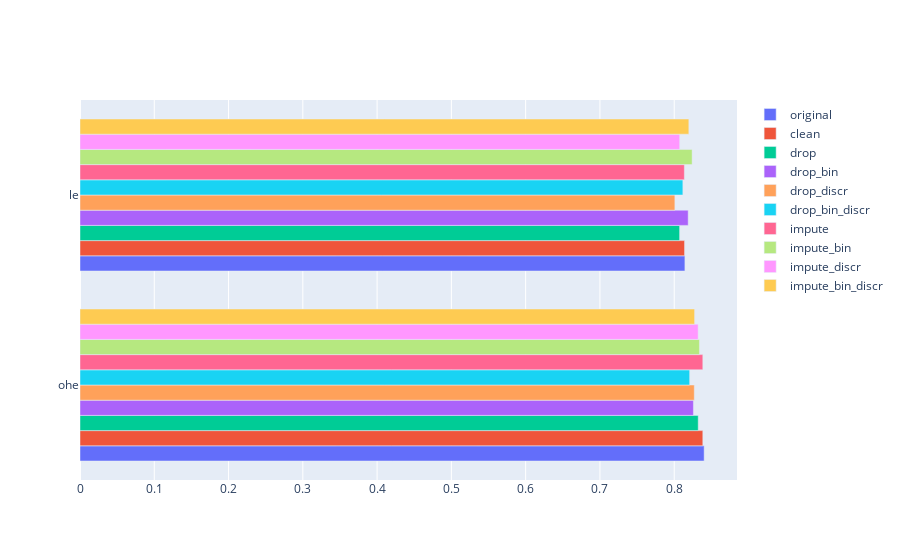

The cell this chart's notebook holds for it:
### Markdown cell above
## Linear discriminant analysis

*Discriminant analysis* is a probabilistic model whose approach is to estimate the distribution of each feature in the dataset, and then compute the posterior probability of the target class exploiting the Bayes theorem (which makes the assumption of independent features). Therefore the predictions are made looking to the feature with the highest density. Bayes recall:

$$P\left(Y=k|X=x\right) = \frac{P\left(X=x|Y=k\right)*P\left(Y=k\right)}{P\left(X=x\right)} = \frac{\pi_{k}*f_{k}\left(x\right)}{\sum_{l=1}^{K}\pi_{l}*f_{l}\left(x\right)}$$

On the right part of the equation $f_{k}\left(x\right)$ is the *density* of $x$ when the class is $k$ and $\pi_{k}$ is the *marginal* probability of class $k$.

With multiple predictors like in our case, the model assumes that the input $X$ has a multivariate normal distribution, with distinct means and common covariance matrix; hence, the discriminant function has the form:

$$\delta_{k}\left(x\right) = x^{T}\Sigma^{-1}\mu_{k}-\frac{1}{2}\mu_{k}^{T}\Sigma^{-1}\mu_{k}+log\left(\pi_{k}\right)$$

To an observation $x$ will be assigned the class with the largest *discriminant score*:

$$\delta_{k}\left(x\right) = x*\frac{\mu_{k}}{\sigma^{2}} - \frac{\mu_{k}^{2}}{2\sigma^{2}} + log\left(\pi_{k}\right)$$

Linear discriminant analysis parameters are estimated using the full likelihood function ($P\left(X,y\right)$ *generative learning*).

### Code cell
# Linear Discriminant Analysis
lda = {}
lda_results = {}

param_grid = [
  {'solver': ['svd', 'lsqr', 'eigen']},
]

# Loop
for key in datasets_keys:
    lda[key] = {}
    lda_results[key] = {}
    
    # Grid search
    lda[key]["model_ohe"] = GridSearchCV(LinearDiscriminantAnalysis(), param_grid, scoring='accuracy', n_jobs=8).fit(
        datasets[key]["X_train_ohe"], datasets[key]["Y_train"]
    ).best_estimator_
    lda[key]["model_le"] = GridSearchCV(LinearDiscriminantAnalysis(), param_grid, scoring='accuracy', n_jobs=8).fit(
        datasets[key]["X_train_le"], datasets[key]["Y_train"]
    ).best_estimator_
    
    # Test
    lda_results[key]["ohe"] = lda[key]['model_ohe'].score(datasets[key]['X_test_ohe'], datasets[key]['Y_test'])
    lda_results[key]["le"] = lda[key]['model_le'].score(datasets[key]['X_test_le'], datasets[key]['Y_test'])

# Plot
fig = go.Figure()
lda_results = pd.DataFrame(lda_results)
for col in lda_results:
    fig.add_traces(go.Bar(y=lda_results.index, x=lda_results[col], orientation="h", name=col))

fig.show()

### Figure 1 — Plotly figure (JSON) as saved in the notebook; plotly's stock layout.template omitted (floating-point values rounded to 4 significant figures)
{"data": [{"name": "original", "orientation": "h", "type": "bar", "x": [0.8403, 0.8144], "y": ["ohe", "le"]}, {"name": "clean", "orientation": "h", "type": "bar", "x": [0.8385, 0.8139], "y": ["ohe", "le"]}, {"name": "drop", "orientation": "h", "type": "bar", "x": [0.8323, 0.8073], "y": ["ohe", "le"]}, {"name": "drop_bin", "orientation": "h", "type": "bar", "x": [0.8258, 0.8188], "y": ["ohe", "le"]}, {"name": "drop_discr", "orientation": "h", "type": "bar", "x": [0.827, 0.8009], "y": ["ohe", "le"]}, {"name": "drop_bin_discr", "orientation": "h", "type": "bar", "x": [0.8208, 0.8116], "y": ["ohe", "le"]}, {"name": "impute", "orientation": "h", "type": "bar", "x": [0.8385, 0.8137], "y": ["ohe", "le"]}, {"name": "impute_bin", "orientation": "h", "type": "bar", "x": [0.834, 0.8241], "y": ["ohe", "le"]}, {"name": "impute_discr", "orientation": "h", "type": "bar", "x": [0.8322, 0.8074], "y": ["ohe", "le"]}, {"name": "impute_bin_discr", "orientation": "h", "type": "bar", "x": [0.8275, 0.8197], "y": ["ohe", "le"]}], "layout": {"autosize": true, "xaxis": {"autorange": true, "range": [0, 0.8845], "type": "linear"}, "yaxis": {"autorange": true, "range": [-0.5, 1.5], "type": "category"}}}
